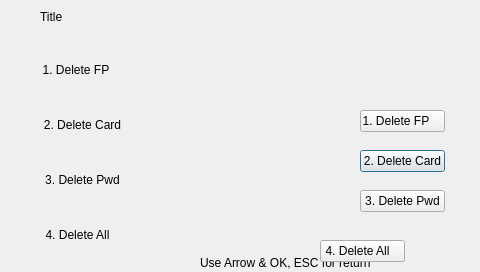
<ui version="4.0" >
 <class>EnrollDelete</class>
 <widget class="QDialog" name="EnrollDelete" >
  <property name="geometry" >
   <rect>
    <x>0</x>
    <y>0</y>
    <width>480</width>
    <height>272</height>
   </rect>
  </property>
  <property name="windowTitle" >
   <string>Dialog</string>
  </property>
  <widget class="QLabel" name="lblBackground" >
   <property name="geometry" >
    <rect>
     <x>0</x>
     <y>0</y>
     <width>480</width>
     <height>272</height>
    </rect>
   </property>
   <property name="text" >
    <string/>
   </property>
   <property name="pixmap" >
    <pixmap resource="../sb3000.qrc" >:/images/res/bg-main.png</pixmap>
   </property>
  </widget>
  <widget class="QLabel" name="lblTitleBackground" >
   <property name="geometry" >
    <rect>
     <x>0</x>
     <y>0</y>
     <width>400</width>
     <height>34</height>
    </rect>
   </property>
   <property name="text" >
    <string/>
   </property>
   <property name="pixmap" >
    <pixmap resource="../sb3000.qrc" >:/images/res/title-1.png</pixmap>
   </property>
  </widget>
  <widget class="QLabel" name="lblTitleText" >
   <property name="geometry" >
    <rect>
     <x>40</x>
     <y>3</y>
     <width>273</width>
     <height>28</height>
    </rect>
   </property>
   <property name="text" >
    <string>Title</string>
   </property>
  </widget>
  <widget class="QLabel" name="lblTitleIcon" >
   <property name="geometry" >
    <rect>
     <x>9</x>
     <y>5</y>
     <width>26</width>
     <height>26</height>
    </rect>
   </property>
   <property name="text" >
    <string/>
   </property>
   <property name="pixmap" >
    <pixmap resource="../sb3000.qrc" >:/images/res/icon-normal.png</pixmap>
   </property>
   <property name="scaledContents" >
    <bool>true</bool>
   </property>
  </widget>
  <widget class="QLabel" name="lblStatusIcon" >
   <property name="geometry" >
    <rect>
     <x>160</x>
     <y>260</y>
     <width>16</width>
     <height>16</height>
    </rect>
   </property>
   <property name="text" >
    <string/>
   </property>
   <property name="pixmap" >
    <pixmap resource="../sb3000.qrc" >:/images/res/icon-help.png</pixmap>
   </property>
  </widget>
  <widget class="QLabel" name="lblStatusText" >
   <property name="geometry" >
    <rect>
     <x>200</x>
     <y>250</y>
     <width>270</width>
     <height>25</height>
    </rect>
   </property>
   <property name="text" >
    <string>Use Arrow &amp; OK, ESC for return</string>
   </property>
  </widget>
  <widget class="QLabel" name="lblPwdIcon" >
   <property name="enabled" >
    <bool>false</bool>
   </property>
   <property name="geometry" >
    <rect>
     <x>140</x>
     <y>170</y>
     <width>26</width>
     <height>26</height>
    </rect>
   </property>
   <property name="text" >
    <string/>
   </property>
   <property name="pixmap" >
    <pixmap resource="../sb3000.qrc" >:/images/res/icon-pwd.png</pixmap>
   </property>
   <property name="scaledContents" >
    <bool>true</bool>
   </property>
  </widget>
  <widget class="QLabel" name="lblFinger2" >
   <property name="enabled" >
    <bool>false</bool>
   </property>
   <property name="geometry" >
    <rect>
     <x>220</x>
     <y>60</y>
     <width>21</width>
     <height>21</height>
    </rect>
   </property>
   <property name="text" >
    <string/>
   </property>
   <property name="pixmap" >
    <pixmap resource="../sb3000.qrc" >:/images/res/icon-fingerenrolled.png</pixmap>
   </property>
   <property name="scaledContents" >
    <bool>true</bool>
   </property>
  </widget>
  <widget class="QLabel" name="lblFinger1" >
   <property name="enabled" >
    <bool>false</bool>
   </property>
   <property name="geometry" >
    <rect>
     <x>195</x>
     <y>60</y>
     <width>21</width>
     <height>21</height>
    </rect>
   </property>
   <property name="text" >
    <string/>
   </property>
   <property name="pixmap" >
    <pixmap resource="../sb3000.qrc" >:/images/res/icon-fingerenrolled.png</pixmap>
   </property>
   <property name="scaledContents" >
    <bool>true</bool>
   </property>
  </widget>
  <widget class="QLabel" name="lblFinger9" >
   <property name="enabled" >
    <bool>false</bool>
   </property>
   <property name="geometry" >
    <rect>
     <x>395</x>
     <y>60</y>
     <width>21</width>
     <height>21</height>
    </rect>
   </property>
   <property name="text" >
    <string/>
   </property>
   <property name="pixmap" >
    <pixmap resource="../sb3000.qrc" >:/images/res/icon-fingerenrolled.png</pixmap>
   </property>
   <property name="scaledContents" >
    <bool>true</bool>
   </property>
  </widget>
  <widget class="QLabel" name="lblFinger4" >
   <property name="enabled" >
    <bool>false</bool>
   </property>
   <property name="geometry" >
    <rect>
     <x>270</x>
     <y>60</y>
     <width>21</width>
     <height>21</height>
    </rect>
   </property>
   <property name="text" >
    <string/>
   </property>
   <property name="pixmap" >
    <pixmap resource="../sb3000.qrc" >:/images/res/icon-fingerenrolled.png</pixmap>
   </property>
   <property name="scaledContents" >
    <bool>true</bool>
   </property>
  </widget>
  <widget class="QLabel" name="lblFinger8" >
   <property name="enabled" >
    <bool>false</bool>
   </property>
   <property name="geometry" >
    <rect>
     <x>370</x>
     <y>60</y>
     <width>21</width>
     <height>21</height>
    </rect>
   </property>
   <property name="text" >
    <string/>
   </property>
   <property name="pixmap" >
    <pixmap resource="../sb3000.qrc" >:/images/res/icon-fingerenrolled.png</pixmap>
   </property>
   <property name="scaledContents" >
    <bool>true</bool>
   </property>
  </widget>
  <widget class="QLabel" name="lblFinger6" >
   <property name="enabled" >
    <bool>false</bool>
   </property>
   <property name="geometry" >
    <rect>
     <x>320</x>
     <y>60</y>
     <width>21</width>
     <height>21</height>
    </rect>
   </property>
   <property name="text" >
    <string/>
   </property>
   <property name="pixmap" >
    <pixmap resource="../sb3000.qrc" >:/images/res/icon-fingerenrolled.png</pixmap>
   </property>
   <property name="scaledContents" >
    <bool>true</bool>
   </property>
  </widget>
  <widget class="QLabel" name="lblFinger7" >
   <property name="enabled" >
    <bool>false</bool>
   </property>
   <property name="geometry" >
    <rect>
     <x>345</x>
     <y>60</y>
     <width>21</width>
     <height>21</height>
    </rect>
   </property>
   <property name="text" >
    <string/>
   </property>
   <property name="pixmap" >
    <pixmap resource="../sb3000.qrc" >:/images/res/icon-fingerenrolled.png</pixmap>
   </property>
   <property name="scaledContents" >
    <bool>true</bool>
   </property>
  </widget>
  <widget class="QPushButton" name="btnDeleteCard" >
   <property name="geometry" >
    <rect>
     <x>360</x>
     <y>150</y>
     <width>85</width>
     <height>22</height>
    </rect>
   </property>
   <property name="text" >
    <string>2. Delete Card</string>
   </property>
  </widget>
  <widget class="QPushButton" name="btnDeleteAll" >
   <property name="geometry" >
    <rect>
     <x>320</x>
     <y>240</y>
     <width>85</width>
     <height>22</height>
    </rect>
   </property>
   <property name="text" >
    <string>4. Delete All   </string>
   </property>
  </widget>
  <widget class="QLabel" name="lblFingerIcon" >
   <property name="enabled" >
    <bool>false</bool>
   </property>
   <property name="geometry" >
    <rect>
     <x>140</x>
     <y>60</y>
     <width>26</width>
     <height>26</height>
    </rect>
   </property>
   <property name="text" >
    <string/>
   </property>
   <property name="pixmap" >
    <pixmap resource="../sb3000.qrc" >:/images/res/icon-finger.png</pixmap>
   </property>
   <property name="scaledContents" >
    <bool>true</bool>
   </property>
  </widget>
  <widget class="QLabel" name="lblFinger5" >
   <property name="enabled" >
    <bool>false</bool>
   </property>
   <property name="geometry" >
    <rect>
     <x>295</x>
     <y>60</y>
     <width>21</width>
     <height>21</height>
    </rect>
   </property>
   <property name="text" >
    <string/>
   </property>
   <property name="pixmap" >
    <pixmap resource="../sb3000.qrc" >:/images/res/icon-fingerenrolled.png</pixmap>
   </property>
   <property name="scaledContents" >
    <bool>true</bool>
   </property>
  </widget>
  <widget class="QLabel" name="lblFinger10" >
   <property name="enabled" >
    <bool>false</bool>
   </property>
   <property name="geometry" >
    <rect>
     <x>420</x>
     <y>60</y>
     <width>21</width>
     <height>21</height>
    </rect>
   </property>
   <property name="text" >
    <string/>
   </property>
   <property name="pixmap" >
    <pixmap resource="../sb3000.qrc" >:/images/res/icon-fingerenrolled.png</pixmap>
   </property>
   <property name="scaledContents" >
    <bool>true</bool>
   </property>
  </widget>
  <widget class="QPushButton" name="btnDeleteFP" >
   <property name="geometry" >
    <rect>
     <x>360</x>
     <y>110</y>
     <width>85</width>
     <height>22</height>
    </rect>
   </property>
   <property name="text" >
    <string>1. Delete FP    </string>
   </property>
  </widget>
  <widget class="QLabel" name="lblCardIcon" >
   <property name="enabled" >
    <bool>false</bool>
   </property>
   <property name="geometry" >
    <rect>
     <x>140</x>
     <y>110</y>
     <width>26</width>
     <height>26</height>
    </rect>
   </property>
   <property name="text" >
    <string/>
   </property>
   <property name="pixmap" >
    <pixmap resource="../sb3000.qrc" >:/images/res/icon-card.png</pixmap>
   </property>
   <property name="scaledContents" >
    <bool>true</bool>
   </property>
  </widget>
  <widget class="QLabel" name="lblFinger3" >
   <property name="enabled" >
    <bool>false</bool>
   </property>
   <property name="geometry" >
    <rect>
     <x>245</x>
     <y>60</y>
     <width>21</width>
     <height>21</height>
    </rect>
   </property>
   <property name="text" >
    <string/>
   </property>
   <property name="pixmap" >
    <pixmap resource="../sb3000.qrc" >:/images/res/icon-fingerenrolled.png</pixmap>
   </property>
   <property name="scaledContents" >
    <bool>true</bool>
   </property>
  </widget>
  <widget class="QPushButton" name="btnDeletePwd" >
   <property name="geometry" >
    <rect>
     <x>360</x>
     <y>190</y>
     <width>85</width>
     <height>22</height>
    </rect>
   </property>
   <property name="text" >
    <string>3. Delete Pwd</string>
   </property>
  </widget>
  <widget class="QLabel" name="lblEsc" >
   <property name="geometry" >
    <rect>
     <x>400</x>
     <y>0</y>
     <width>80</width>
     <height>34</height>
    </rect>
   </property>
   <property name="text" >
    <string/>
   </property>
   <property name="pixmap" >
    <pixmap resource="../sb3000.qrc" >:/images/res/esc.png</pixmap>
   </property>
  </widget>
  <widget class="QLabel" name="lblDelFPButton" >
   <property name="geometry" >
    <rect>
     <x>40</x>
     <y>50</y>
     <width>85</width>
     <height>40</height>
    </rect>
   </property>
   <property name="text" >
    <string/>
   </property>
   <property name="pixmap" >
    <pixmap resource="../sb3000.qrc" >:/images/res/bg-button.png</pixmap>
   </property>
   <property name="scaledContents" >
    <bool>true</bool>
   </property>
  </widget>
  <widget class="QLabel" name="lblDelFPButtonTitle" >
   <property name="geometry" >
    <rect>
     <x>40</x>
     <y>56</y>
     <width>85</width>
     <height>28</height>
    </rect>
   </property>
   <property name="text" >
    <string>1. Delete FP    </string>
   </property>
   <property name="alignment" >
    <set>Qt::AlignCenter</set>
   </property>
  </widget>
  <widget class="QLabel" name="lblDelCardButton" >
   <property name="geometry" >
    <rect>
     <x>40</x>
     <y>105</y>
     <width>85</width>
     <height>40</height>
    </rect>
   </property>
   <property name="text" >
    <string/>
   </property>
   <property name="pixmap" >
    <pixmap resource="../sb3000.qrc" >:/images/res/bg-button.png</pixmap>
   </property>
   <property name="scaledContents" >
    <bool>true</bool>
   </property>
  </widget>
  <widget class="QLabel" name="lblDelCardButtonTitle" >
   <property name="geometry" >
    <rect>
     <x>40</x>
     <y>111</y>
     <width>85</width>
     <height>28</height>
    </rect>
   </property>
   <property name="text" >
    <string>2. Delete Card</string>
   </property>
   <property name="alignment" >
    <set>Qt::AlignCenter</set>
   </property>
  </widget>
  <widget class="QLabel" name="lblDelPwdButton" >
   <property name="geometry" >
    <rect>
     <x>40</x>
     <y>160</y>
     <width>85</width>
     <height>40</height>
    </rect>
   </property>
   <property name="text" >
    <string/>
   </property>
   <property name="pixmap" >
    <pixmap resource="../sb3000.qrc" >:/images/res/bg-button.png</pixmap>
   </property>
   <property name="scaledContents" >
    <bool>true</bool>
   </property>
  </widget>
  <widget class="QLabel" name="lblDelPwdButtonTitle" >
   <property name="geometry" >
    <rect>
     <x>40</x>
     <y>166</y>
     <width>85</width>
     <height>28</height>
    </rect>
   </property>
   <property name="text" >
    <string>3. Delete Pwd</string>
   </property>
   <property name="alignment" >
    <set>Qt::AlignCenter</set>
   </property>
  </widget>
  <widget class="QLabel" name="lblDelAllButton" >
   <property name="geometry" >
    <rect>
     <x>40</x>
     <y>215</y>
     <width>85</width>
     <height>40</height>
    </rect>
   </property>
   <property name="text" >
    <string/>
   </property>
   <property name="pixmap" >
    <pixmap resource="../sb3000.qrc" >:/images/res/bg-button.png</pixmap>
   </property>
   <property name="scaledContents" >
    <bool>true</bool>
   </property>
  </widget>
  <widget class="QLabel" name="lblDelAllButtonTitle" >
   <property name="geometry" >
    <rect>
     <x>40</x>
     <y>221</y>
     <width>85</width>
     <height>28</height>
    </rect>
   </property>
   <property name="text" >
    <string>4. Delete All   </string>
   </property>
   <property name="alignment" >
    <set>Qt::AlignCenter</set>
   </property>
  </widget>
 </widget>
 <tabstops>
  <tabstop>btnDeleteFP</tabstop>
  <tabstop>btnDeleteCard</tabstop>
  <tabstop>btnDeletePwd</tabstop>
  <tabstop>btnDeleteAll</tabstop>
 </tabstops>
 <resources>
  <include location="../sb3000.qrc" />
 </resources>
 <connections/>
</ui>
